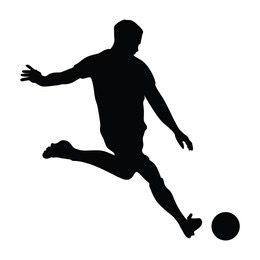
#> input picture Quiz5_1.jpg, 260 x 260 px, given in place of Flowers.jpg, which was not available
$ python Image_Filters.py
#> lines starting #> are read from the running program, lines starting #| are printed output that depends on the picture; pictures that were not available may be replaced by others from this repository, and a replacement may not be noted
import cv2
import matplotlib.pyplot as plt
import numpy as np

#load images
flower    = cv2.imread('Flowers.jpg')
#> flower is the input picture: shape (260, 260, 3); mean B, G, R 214.1, 213.8, 213.7
house     = cv2.imread('House.jpg')
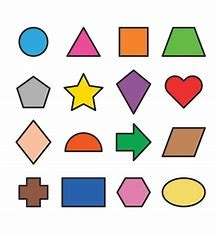
#> input picture shapes.jpg, 217 x 234 px, given in place of House.jpg, which was not available
#> house is the input picture: shape (234, 217, 3); mean B, G, R 211, 216.1, 222.1
monument  = cv2.imread('Monument.jpg')
santorini = cv2.imread('Santorini.jpg')
new_york  = cv2.imread('New_York.jpg')
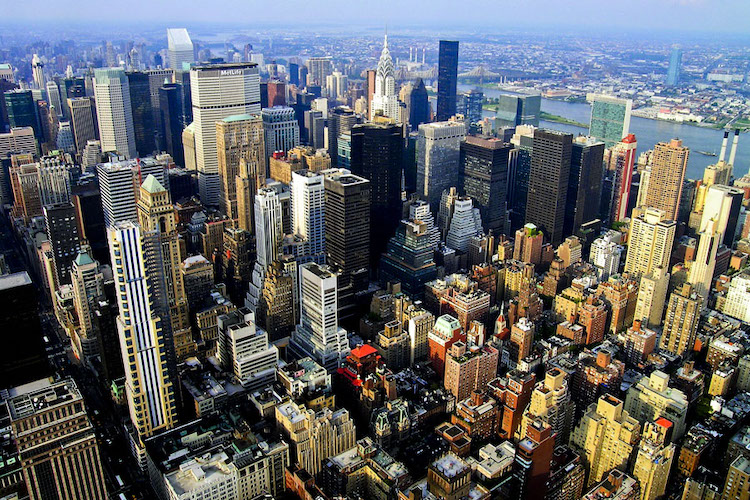
#> input picture New_York.jpg, 750 x 500 px, found by its file name
#> new_york is the input picture: shape (500, 750, 3); mean B, G, R 102.9, 100.9, 99
coast     = cv2.imread('California_Coast.jpg')

#function for displaying original vs filtered picture
def plot(img1, img2):

    fig = plt.figure(figsize = (20,10))
    plt.subplot(1,2,1)
    plt.imshow(cv2.cvtColor(img1, cv2.COLOR_BGR2RGB))
    plt.axis('off')
    plt.title("Original Image")

    plt.subplot(1,2,2)
    plt.imshow(cv2.cvtColor(img2, cv2.COLOR_BGR2RGB))
    plt.axis('off')
    plt.title("Filtered Image")

    plt.show()


#Implementation of Black and white filter

def bw_filter(img):
    img_gray = cv2.cvtColor(img , cv2.COLOR_BGR2GRAY)
    return img_gray

img = flower
img_bw = bw_filter(img)
plot(img, img_bw)

img = new_york
img_bw = bw_filter(img)
#> in bw_filter (call 2), `img_gray = cv2.cvtColor(img , cv2.COLOR_BGR2GRAY)`:
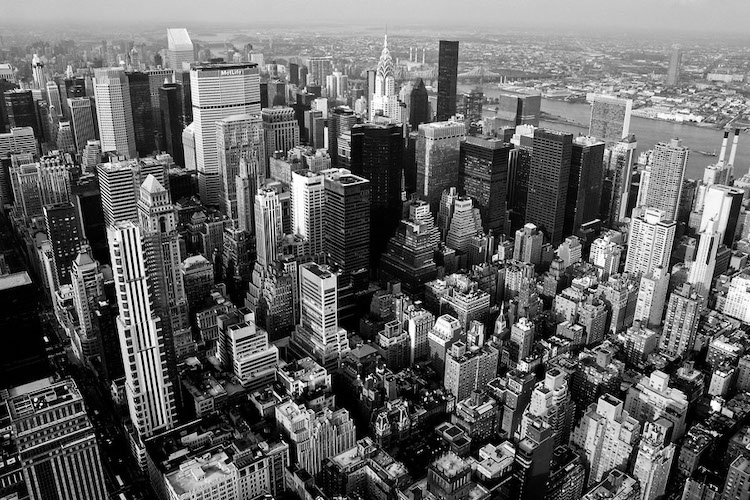
#> img_gray: shape (500, 750); min 0, max 255, mean 100.6
plot(img, img_bw)
#> in plot (call 2), `plt.show()`:
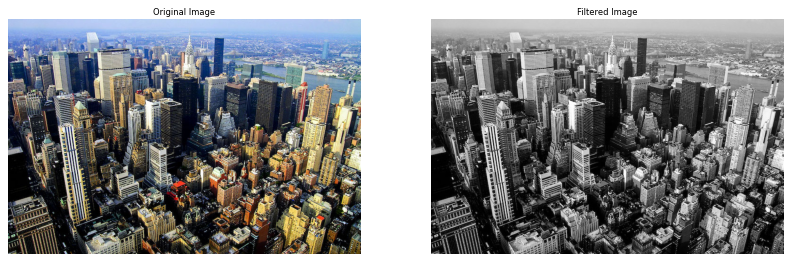
#> figure drawn by matplotlib, 2 panels
#---------------------------------------------------------
#implementation for sopia /vintage filter

def sepia(img):
    img_sepia = img.copy()
    # Converting to RGB as sepia matrix below is for RGB.
    img_sepia = cv2.cvtColor(img_sepia, cv2.COLOR_BGR2RGB)
    img_sepia = np.array(img_sepia, dtype = np.float64)
    img_sepia = cv2.transform(img_sepia, np.matrix([[0.393, 0.769, 0.189],
                                                    [0.349, 0.686, 0.168],
                                                    [0.272, 0.534, 0.131]]))
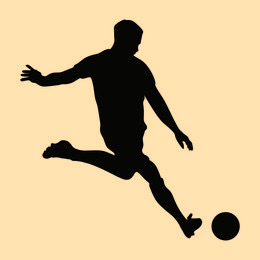
#> img_sepia: shape (260, 260, 3) float64; mean R, G, B 288.9, 257.2, 200.4; drawn with min black and max white
    # Clip values to the range [0, 255].
    img_sepia = np.clip(img_sepia, 0, 255)
    img_sepia = np.array(img_sepia, dtype = np.uint8)
    img_sepia = cv2.cvtColor(img_sepia, cv2.COLOR_RGB2BGR)
    return img_sepia

img = flower
img_sepia = sepia(img) #calling function sepia(img)
plot(img, img_sepia)

#-----------------------------------------------
#Implementation of vignette effect

def vignette(img, level = 2):

#> called with level = 2
    height, width = img.shape[:2]
#> height = 260; width = 260

    # Generate vignette mask using Gaussian kernels.
    X_resultant_kernel = cv2.getGaussianKernel(width, width/level)
    Y_resultant_kernel = cv2.getGaussianKernel(height, height/level)

    # Generating resultant_kernel matrix.
    kernel = Y_resultant_kernel * X_resultant_kernel.T
    mask = kernel / kernel.max()

    img_vignette = np.copy(img)

    # Applying the mask to each channel in the input image.
    for i in range(3):
        img_vignette[:,:,i] = img_vignette[:,:,i] * mask
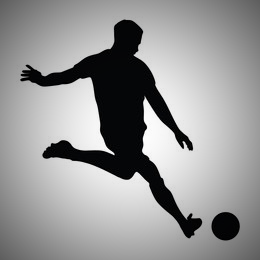
#> img_vignette: shape (260, 260, 3); mean B, G, R 150.3, 150, 149.9

    return img_vignette

img = flower
img_vignette = vignette(img)
plot(img, img_vignette)

img = img_sepia
img_vignette = vignette(img)
plot(img, img_vignette)
#> in plot (call 5), `plt.show()`:
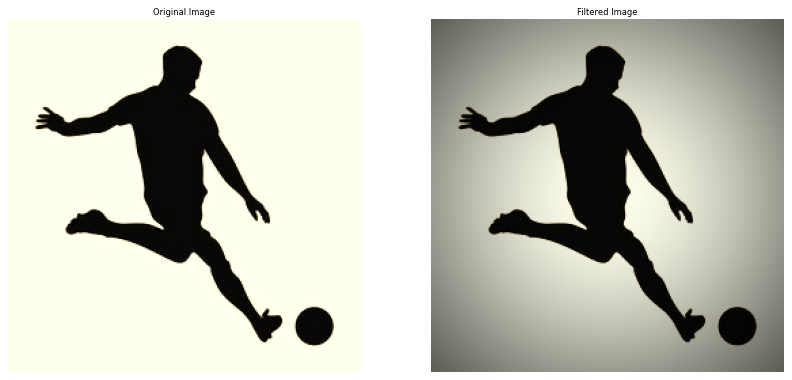
#> figure drawn by matplotlib, 2 panels

#--------------------------------------------------
#Edge detection filter(using canny algorithm)

img = coast
img_edges = cv2.Canny(img, 100, 200)
#> (the run stopped early here; a loop or call above may not have finished)
